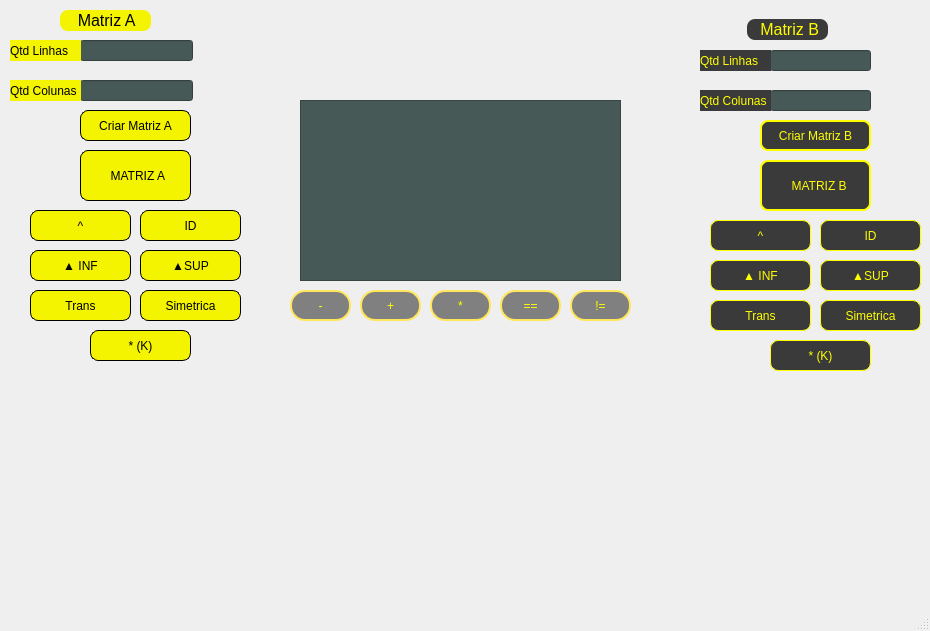
<?xml version="1.0" encoding="UTF-8"?>
<ui version="4.0">
 <class>MainWindow</class>
 <widget class="QMainWindow" name="MainWindow">
  <property name="geometry">
   <rect>
    <x>0</x>
    <y>0</y>
    <width>930</width>
    <height>631</height>
   </rect>
  </property>
  <property name="windowTitle">
   <string>MainWindow</string>
  </property>
  <widget class="QWidget" name="centralwidget">
   <widget class="QPushButton" name="pushButton_CriarMatrizA">
    <property name="geometry">
     <rect>
      <x>80</x>
      <y>110</y>
      <width>111</width>
      <height>31</height>
     </rect>
    </property>
    <property name="styleSheet">
     <string notr="true">background-color: rgb(244, 244, 0) ;
color:  black;
border-radius: 8px;
border: 1px solid black;</string>
    </property>
    <property name="text">
     <string>Criar Matriz A</string>
    </property>
   </widget>
   <widget class="QLineEdit" name="lineEdit_LinA">
    <property name="geometry">
     <rect>
      <x>80</x>
      <y>40</y>
      <width>113</width>
      <height>21</height>
     </rect>
    </property>
    <property name="styleSheet">
     <string notr="true">background-color:rgb(71, 89, 87);
color: white;</string>
    </property>
   </widget>
   <widget class="QLineEdit" name="lineEdit_ColA">
    <property name="geometry">
     <rect>
      <x>80</x>
      <y>80</y>
      <width>113</width>
      <height>21</height>
     </rect>
    </property>
    <property name="styleSheet">
     <string notr="true">background-color:rgb(71, 89, 87);
color: white;</string>
    </property>
   </widget>
   <widget class="QTextEdit" name="textEdit_Resultado">
    <property name="geometry">
     <rect>
      <x>300</x>
      <y>100</y>
      <width>321</width>
      <height>181</height>
     </rect>
    </property>
    <property name="styleSheet">
     <string notr="true">background-color:rgb(71, 89, 87);
color: white;</string>
    </property>
   </widget>
   <widget class="QLabel" name="label">
    <property name="geometry">
     <rect>
      <x>60</x>
      <y>10</y>
      <width>91</width>
      <height>21</height>
     </rect>
    </property>
    <property name="styleSheet">
     <string notr="true">background-color: rgb(244, 244, 0) ;
color:  black;
border-radius: 8px;
font-size: 16px;</string>
    </property>
    <property name="text">
     <string>    Matriz A</string>
    </property>
   </widget>
   <widget class="QLabel" name="label_2">
    <property name="geometry">
     <rect>
      <x>10</x>
      <y>40</y>
      <width>71</width>
      <height>21</height>
     </rect>
    </property>
    <property name="styleSheet">
     <string notr="true">background-color: rgb(244, 244, 0) ;
color:  black;
</string>
    </property>
    <property name="text">
     <string>Qtd Linhas</string>
    </property>
   </widget>
   <widget class="QLabel" name="label_3">
    <property name="geometry">
     <rect>
      <x>10</x>
      <y>80</y>
      <width>71</width>
      <height>21</height>
     </rect>
    </property>
    <property name="styleSheet">
     <string notr="true">background-color: rgb(244, 244, 0) ;
color:  black;
</string>
    </property>
    <property name="text">
     <string>Qtd Colunas</string>
    </property>
   </widget>
   <widget class="QLineEdit" name="lineEdit_ColB">
    <property name="geometry">
     <rect>
      <x>770</x>
      <y>90</y>
      <width>101</width>
      <height>21</height>
     </rect>
    </property>
    <property name="styleSheet">
     <string notr="true">background-color:rgb(71, 89, 87);
color: white;</string>
    </property>
    <property name="text">
     <string/>
    </property>
   </widget>
   <widget class="QLabel" name="label_4">
    <property name="geometry">
     <rect>
      <x>700</x>
      <y>90</y>
      <width>71</width>
      <height>21</height>
     </rect>
    </property>
    <property name="styleSheet">
     <string notr="true">background-color: rgb(58, 58, 58);
color:yellow;
</string>
    </property>
    <property name="text">
     <string>Qtd Colunas</string>
    </property>
   </widget>
   <widget class="QLabel" name="label_5">
    <property name="geometry">
     <rect>
      <x>700</x>
      <y>50</y>
      <width>71</width>
      <height>21</height>
     </rect>
    </property>
    <property name="styleSheet">
     <string notr="true">background-color: rgb(58, 58, 58);
color:yellow;
</string>
    </property>
    <property name="text">
     <string>Qtd Linhas</string>
    </property>
   </widget>
   <widget class="QLineEdit" name="lineEdit_LinB">
    <property name="geometry">
     <rect>
      <x>770</x>
      <y>50</y>
      <width>101</width>
      <height>21</height>
     </rect>
    </property>
    <property name="styleSheet">
     <string notr="true">background-color:rgb(71, 89, 87);
color: white;</string>
    </property>
    <property name="text">
     <string/>
    </property>
   </widget>
   <widget class="QLabel" name="label_6">
    <property name="geometry">
     <rect>
      <x>747</x>
      <y>19</y>
      <width>81</width>
      <height>21</height>
     </rect>
    </property>
    <property name="styleSheet">
     <string notr="true">background-color: rgb(58, 58, 58);
color:yellow;
font-size: 16px;
border-radius: 8px;
</string>
    </property>
    <property name="text">
     <string>   Matriz B</string>
    </property>
   </widget>
   <widget class="QPushButton" name="pushButton_CriarMatrizB">
    <property name="geometry">
     <rect>
      <x>760</x>
      <y>120</y>
      <width>111</width>
      <height>31</height>
     </rect>
    </property>
    <property name="styleSheet">
     <string notr="true">background-color: rgb(58, 58, 58);
border:2px solid yellow;
color:yellow;
border-radius: 8px;
</string>
    </property>
    <property name="text">
     <string>Criar Matriz B</string>
    </property>
   </widget>
   <widget class="QPushButton" name="btn_Sup_2">
    <property name="geometry">
     <rect>
      <x>820</x>
      <y>260</y>
      <width>101</width>
      <height>31</height>
     </rect>
    </property>
    <property name="styleSheet">
     <string notr="true">background-color: rgb(58, 58, 58) ;
color:  yellow;
border-radius: 8px;
border: 1px solid yellow;</string>
    </property>
    <property name="text">
     <string>▲SUP</string>
    </property>
   </widget>
   <widget class="QPushButton" name="btn_potencia_2">
    <property name="geometry">
     <rect>
      <x>710</x>
      <y>220</y>
      <width>101</width>
      <height>31</height>
     </rect>
    </property>
    <property name="styleSheet">
     <string notr="true">background-color: rgb(58, 58, 58) ;
color:  yellow;
border-radius: 8px;
border: 1px solid yellow;</string>
    </property>
    <property name="text">
     <string>^</string>
    </property>
   </widget>
   <widget class="QPushButton" name="btn_Id_2">
    <property name="geometry">
     <rect>
      <x>820</x>
      <y>220</y>
      <width>101</width>
      <height>31</height>
     </rect>
    </property>
    <property name="styleSheet">
     <string notr="true">background-color: rgb(58, 58, 58) ;
color:  yellow;
border-radius: 8px;
border: 1px solid yellow;</string>
    </property>
    <property name="text">
     <string>ID</string>
    </property>
   </widget>
   <widget class="QPushButton" name="btn_Simetrica_2">
    <property name="geometry">
     <rect>
      <x>820</x>
      <y>300</y>
      <width>101</width>
      <height>31</height>
     </rect>
    </property>
    <property name="styleSheet">
     <string notr="true">background-color: rgb(58, 58, 58) ;
color:  yellow;
border-radius: 8px;
border: 1px solid yellow;</string>
    </property>
    <property name="text">
     <string>Simetrica</string>
    </property>
   </widget>
   <widget class="QPushButton" name="btn_MultiK_2">
    <property name="geometry">
     <rect>
      <x>770</x>
      <y>340</y>
      <width>101</width>
      <height>31</height>
     </rect>
    </property>
    <property name="styleSheet">
     <string notr="true">background-color: rgb(58, 58, 58) ;
color:  yellow;
border-radius: 8px;
border: 1px solid yellow;</string>
    </property>
    <property name="text">
     <string>* (K)</string>
    </property>
   </widget>
   <widget class="QPushButton" name="btn_trans_2">
    <property name="geometry">
     <rect>
      <x>710</x>
      <y>300</y>
      <width>101</width>
      <height>31</height>
     </rect>
    </property>
    <property name="styleSheet">
     <string notr="true">background-color: rgb(58, 58, 58) ;
color:  yellow;
border-radius: 8px;
border: 1px solid yellow;</string>
    </property>
    <property name="text">
     <string>Trans</string>
    </property>
   </widget>
   <widget class="QPushButton" name="btn_Inf_2">
    <property name="geometry">
     <rect>
      <x>710</x>
      <y>260</y>
      <width>101</width>
      <height>31</height>
     </rect>
    </property>
    <property name="styleSheet">
     <string notr="true">background-color: rgb(58, 58, 58) ;
color:  yellow;
border-radius: 8px;
border: 1px solid yellow;</string>
    </property>
    <property name="text">
     <string>▲ INF</string>
    </property>
   </widget>
   <widget class="QLabel" name="label_7">
    <property name="geometry">
     <rect>
      <x>760</x>
      <y>160</y>
      <width>111</width>
      <height>51</height>
     </rect>
    </property>
    <property name="styleSheet">
     <string notr="true">background-color: rgb(58, 58, 58);
border:2px solid yellow;
color:yellow;
border-radius: 8px;
</string>
    </property>
    <property name="text">
     <string>        MATRIZ B</string>
    </property>
   </widget>
   <widget class="QPushButton" name="btn_Soma">
    <property name="geometry">
     <rect>
      <x>360</x>
      <y>290</y>
      <width>61</width>
      <height>31</height>
     </rect>
    </property>
    <property name="styleSheet">
     <string notr="true">background-color: gray;
border-radius: 15px;
color: yellow;
border: 2px solid rgb(255, 230, 90);</string>
    </property>
    <property name="text">
     <string>+</string>
    </property>
   </widget>
   <widget class="QPushButton" name="btn_Multi">
    <property name="geometry">
     <rect>
      <x>430</x>
      <y>290</y>
      <width>61</width>
      <height>31</height>
     </rect>
    </property>
    <property name="styleSheet">
     <string notr="true">background-color: gray;
border-radius: 15px;
color: yellow;
border: 2px solid rgb(255, 230, 90);</string>
    </property>
    <property name="text">
     <string>*</string>
    </property>
   </widget>
   <widget class="QPushButton" name="btn_Sub">
    <property name="geometry">
     <rect>
      <x>290</x>
      <y>290</y>
      <width>61</width>
      <height>31</height>
     </rect>
    </property>
    <property name="styleSheet">
     <string notr="true">background-color: gray;
border-radius: 15px;
color: yellow;
border: 2px solid rgb(255, 230, 90);</string>
    </property>
    <property name="text">
     <string>-</string>
    </property>
   </widget>
   <widget class="QPushButton" name="btn_Igual">
    <property name="geometry">
     <rect>
      <x>500</x>
      <y>290</y>
      <width>61</width>
      <height>31</height>
     </rect>
    </property>
    <property name="styleSheet">
     <string notr="true">background-color: gray;
border-radius: 15px;
color: yellow;
border: 2px solid rgb(255, 230, 90);</string>
    </property>
    <property name="text">
     <string>==</string>
    </property>
   </widget>
   <widget class="QPushButton" name="btn_dif">
    <property name="geometry">
     <rect>
      <x>570</x>
      <y>290</y>
      <width>61</width>
      <height>31</height>
     </rect>
    </property>
    <property name="styleSheet">
     <string notr="true">background-color: gray;
border-radius: 15px;
color: yellow;
border: 2px solid rgb(255, 230, 90);</string>
    </property>
    <property name="text">
     <string>!=</string>
    </property>
   </widget>
   <widget class="QLabel" name="label_8">
    <property name="geometry">
     <rect>
      <x>80</x>
      <y>150</y>
      <width>111</width>
      <height>51</height>
     </rect>
    </property>
    <property name="styleSheet">
     <string notr="true">background-color: rgb(244, 244, 0) ;
color:  black;
border-radius: 8px;
border: 1px solid black;</string>
    </property>
    <property name="text">
     <string>        MATRIZ A</string>
    </property>
   </widget>
   <widget class="QPushButton" name="btn_potencia">
    <property name="geometry">
     <rect>
      <x>30</x>
      <y>210</y>
      <width>101</width>
      <height>31</height>
     </rect>
    </property>
    <property name="styleSheet">
     <string notr="true">background-color: rgb(244, 244, 0) ;
color:  black;
border-radius: 8px;
border: 1px solid black;</string>
    </property>
    <property name="text">
     <string>^</string>
    </property>
   </widget>
   <widget class="QPushButton" name="btn_MultiK">
    <property name="geometry">
     <rect>
      <x>90</x>
      <y>330</y>
      <width>101</width>
      <height>31</height>
     </rect>
    </property>
    <property name="styleSheet">
     <string notr="true">background-color: rgb(244, 244, 0) ;
color:  black;
border-radius: 8px;
border: 1px solid black;</string>
    </property>
    <property name="text">
     <string>* (K)</string>
    </property>
   </widget>
   <widget class="QPushButton" name="btn_Id">
    <property name="geometry">
     <rect>
      <x>140</x>
      <y>210</y>
      <width>101</width>
      <height>31</height>
     </rect>
    </property>
    <property name="styleSheet">
     <string notr="true">background-color: rgb(244, 244, 0) ;
color:  black;
border-radius: 8px;
border: 1px solid black;</string>
    </property>
    <property name="text">
     <string>ID</string>
    </property>
   </widget>
   <widget class="QPushButton" name="btn_Sup">
    <property name="geometry">
     <rect>
      <x>140</x>
      <y>250</y>
      <width>101</width>
      <height>31</height>
     </rect>
    </property>
    <property name="styleSheet">
     <string notr="true">background-color: rgb(244, 244, 0) ;
color:  black;
border-radius: 8px;
border: 1px solid black;</string>
    </property>
    <property name="text">
     <string>▲SUP</string>
    </property>
   </widget>
   <widget class="QPushButton" name="btn_Simetrica">
    <property name="geometry">
     <rect>
      <x>140</x>
      <y>290</y>
      <width>101</width>
      <height>31</height>
     </rect>
    </property>
    <property name="styleSheet">
     <string notr="true">background-color: rgb(244, 244, 0) ;
color:  black;
border-radius: 8px;
border: 1px solid black;</string>
    </property>
    <property name="text">
     <string>Simetrica</string>
    </property>
   </widget>
   <widget class="QPushButton" name="btn_trans">
    <property name="geometry">
     <rect>
      <x>30</x>
      <y>290</y>
      <width>101</width>
      <height>31</height>
     </rect>
    </property>
    <property name="styleSheet">
     <string notr="true">background-color: rgb(244, 244, 0) ;
color:  black;
border-radius: 8px;
border: 1px solid black;</string>
    </property>
    <property name="text">
     <string>Trans</string>
    </property>
   </widget>
   <widget class="QPushButton" name="btn_Inf">
    <property name="geometry">
     <rect>
      <x>30</x>
      <y>250</y>
      <width>101</width>
      <height>31</height>
     </rect>
    </property>
    <property name="styleSheet">
     <string notr="true">background-color: rgb(244, 244, 0) ;
color:  black;
border-radius: 8px;
border: 1px solid black;</string>
    </property>
    <property name="text">
     <string>▲ INF</string>
    </property>
   </widget>
  </widget>
  <widget class="QMenuBar" name="menubar">
   <property name="geometry">
    <rect>
     <x>0</x>
     <y>0</y>
     <width>930</width>
     <height>21</height>
    </rect>
   </property>
  </widget>
  <widget class="QStatusBar" name="statusbar"/>
 </widget>
 <resources/>
 <connections/>
</ui>
